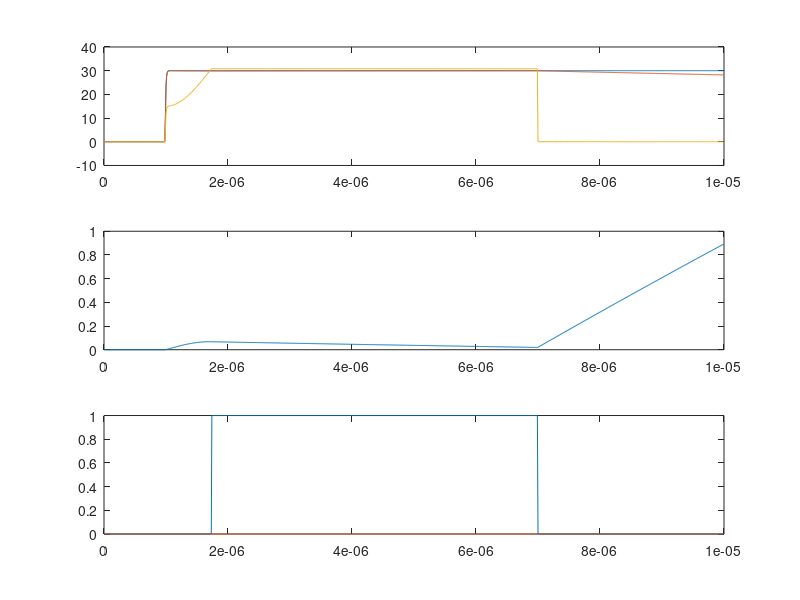

MATLAB code to generate this figure:
clear variables;
more on;

T_s = 10e-9;
N_sim = 1000;
t = (0:N_sim-1)*T_s;

V_q = 30;
R_q = 1e-3;

R_s = 2;
L   = 100e-6;

C_q = 10e-6;
C_1 = 1e-9;
C_2 = 1e-9;

R_diode_on  = 1/1.64;
R_diode_off = 100e6;
V_diode_on  = 0.8;

R_DS_on  = 10e-3;
R_DS_off = 100e6;
I_diode_on = V_diode_on / R_diode_on;
I_diode_off = 0;

G_D1_on = 1/R_diode_on;
G_D2_on = 1/R_diode_on;
I_D1_on = I_diode_on;
I_D2_on = I_diode_on;
G_DS_on = 1/R_DS_on;

G_D1_off = 1/R_diode_off;
G_D2_off = 1/R_diode_off;
G_DS_off = 1/R_DS_off;

G_q = 1/R_q;
I_q = V_q * G_q;
G_s = 1/R_s;

i_q = I_q * ones(1,N_sim);
i_q(1:10) = 0;

G_DS = G_DS_off;
G_D1 = G_D1_off;
G_D2 = G_D2_off;
I_D1 = I_diode_off;
I_D2 = I_diode_off;

% Gear 4th order
a0 = 48/25;
a1 = -36/25;
a2 = 16/25;
a3 = -3/25;
bm1 = 12/25;
b0 = 0;
b1 = 0;
b2 = 0;
an = [a0 a1 a2 a3]/bm1/T_s;
bn = 0/bm1;

%% Adams Moulton 4th order
%a0 = 1;
%a1 = 0;
%a2 = 0;
%a3 = 0;
%bm1 = 9/24;
%b0 = 19/24;
%b1 = -5/24;
%b2 = 1/24;
%an = a0/bm1/T_s;
%bn = [b0 b1 b2]/bm1;

%% Trapezoidal
a0 = 1;
bm1 = 1/2;
b0 = 1/2;
an = a0/bm1/T_s;
bn = b0/bm1;

% Backward Euler
%a0 = 1;
%bm1 = 1;
%an = a0/bm1/T_s;
%bn = 0;

N_a = length(an);
N_b = length(bn);

g_Cq_eq = C_q/(T_s*bm1);
g_C1_eq = C_1/(T_s*bm1);
g_C2_eq = C_1/(T_s*bm1);
r_L_eq = L/(T_s*bm1);

I_Cq_eq = 0;
I_C1_eq = 0;
I_C2_eq = 0;
V_L_eq = 0;

V_Cq_z = zeros(1, N_a);
V_C1_z = zeros(1, N_a);
V_C2_z = zeros(1, N_a);
I_L_z  = zeros(1, N_a);

I_Cq_z = zeros(1, N_b);
I_C1_z = zeros(1, N_b);
I_C2_z = zeros(1, N_b);
V_L_z  = zeros(1, N_b);

D1_state = zeros(1,N_sim);
D2_state = zeros(1,N_sim);

V = zeros(N_sim,4);
tic
for k = 1:N_sim

  %% Get input states
  if k*T_s > 7e-6
    G_DS = G_DS_on;
  end
  if k*T_s > 10e-6
    G_DS = G_DS_off;
  end
  
  if k*T_s < 1e-6
    i_q(k) = 0;
  end
  if k*T_s > 11e-6
    i_q(k) = 12 * G_q;
  end
  
%  if k*T_s > 13e-6
%    G_DS = G_DS_on;
%  end
%  
%  if k*T_s > 15e-6
%    G_DS = G_DS_off;
%  end

  %% Calculate substitute sources for storage components
  I_Cq_eq = -(C_q*sum(an .* V_Cq_z) + sum(bn .* I_Cq_z));
  I_C1_eq = -(C_1*sum(an .* V_C1_z) + sum(bn .* I_C1_z));
  I_C2_eq = -(C_2*sum(an .* V_C2_z) + sum(bn .* I_C2_z));
  V_L_eq = -(L*sum(an .* I_L_z) + sum(bn .* V_L_z));

  %% Solve state matrix and calculate voltage vector
  % 2 tries to check for diode states
  for tries = 1:2
    Y = [G_q + g_Cq_eq + G_s + g_C1_eq + G_D1, -G_s, -g_C1_eq - G_D1                                   , 0;
         -G_s                                , G_s , 0                                                 , 1;
         -g_C1_eq - G_D1                     , 0   , 1/r_L_eq + g_C1_eq + G_D1 + g_C2_eq + G_D2 + G_DS , -1;
         0                                   , 1   , -1                                                , -r_L_eq];

    X = inv(Y);

    I = [i_q(k) - I_Cq_eq - I_C1_eq - I_D1;
         0;
         I_C1_eq + I_D1 - I_C2_eq - I_D2;
         V_L_eq];
         
    V(k,:) = X*I; % [V1;V2;V3;I_L]
    
    %% Check diode states
    V_D1(k) = V(k,3) - V(k,1);
    V_D2(k) = 0 - V(k,3);
    
    if V_D1(k) > V_diode_on
      D1_state(k) = 1;
      G_D1 = G_D1_on;
      I_D1 = I_D1_on;
    else
      G_D1 = G_D1_off;
      I_D1 = 0;
    end
    
    if V_D2(k) > V_diode_on
      D2_state(k) = 1;
      G_D2 = G_D2_on;
      I_D2 = I_D2_on;
    else
      G_D2 = G_D2_off;
      I_D2 = 0;
    end
  end
  
  %% Get voltages
  V_1 = V(k,1);
  V_2 = V(k,2);
  V_3 = V(k,3);
  I_L = V(k,4);
  
  V_Cq = V_1 - 0;
  V_C1 = V_1 - V_3;
  V_C2 = V_3 - 0;
  
  V_Cq_z = [V_Cq V_Cq_z(1:end-1)];
  V_C1_z = [V_C1 V_C1_z(1:end-1)];
  V_C2_z = [V_C2 V_C2_z(1:end-1)];
  I_L_z  = [I_L  I_L_z(1:end-1)];
  
  %% Calculate storage elements
  I_Cq = g_Cq_eq * V_Cq + I_Cq_eq;
  I_Cq_z = [I_Cq I_Cq_z(1:end-1)];
  
  I_C1 = g_C1_eq * V_C1 + I_C1_eq;
  I_C1_z = [I_C1 I_C1_z(1:end-1)];
  
  I_C2 = g_C2_eq * V_C2 + I_C2_eq;
  I_C2_z = [I_C2 I_C2_z(1:end-1)];
  
  V_L = r_L_eq * I_L + V_L_eq;
  V_L_z = [V_L V_L(1:end-1)];
  
end
toc

subplot(3,1,1);
plot(t, V(:,1:3),'-');

subplot(3,1,2);
plot(t, V(:,4),'-');

subplot(3,1,3);
plot(t, D1_state, t, D2_state);
